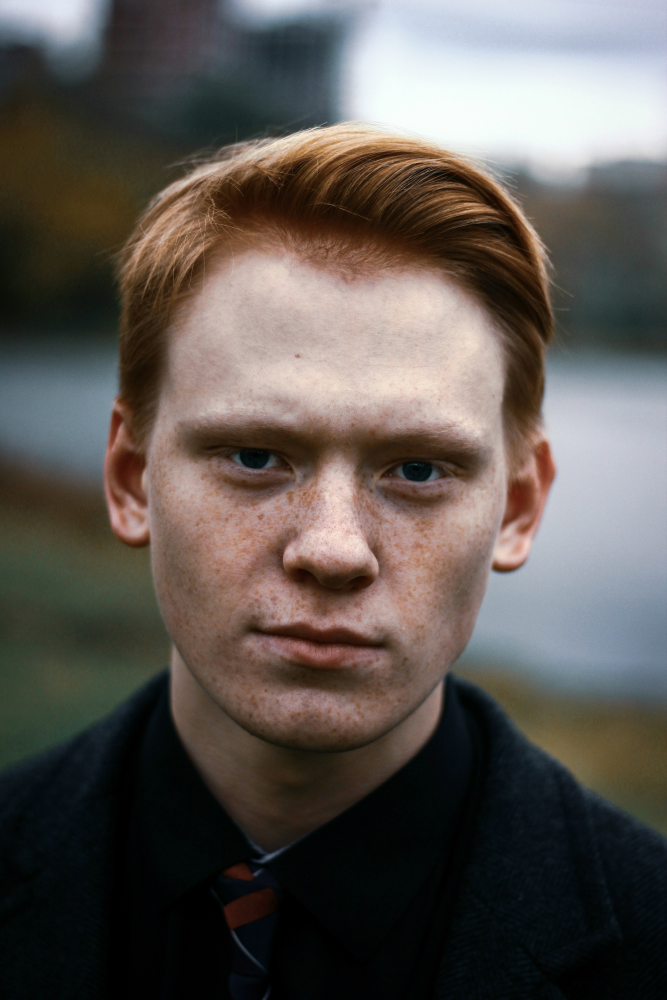
#> input picture face_detection/input_image.jpg, 2667 x 4000 px, given in place of the camera (shown at 1/4 size)
$ python collect_faces.py --name ..
#> lines starting #> are read from the running program, lines starting #| are printed output that depends on the picture
#!/usr/bin/env python3
"""Collect face samples from webcam for a given person label.

Usage:
    python collect_faces.py --name "alice" --samples 40

This will create dataset/alice/ with captured grayscale face images.
"""
import argparse
import os
from pathlib import Path
import cv2


def main(name: str, samples: int, out_dir: str, camera: int):
#> called with name = '..', samples = 40, out_dir = 'dataset', camera = 0
    out_path = Path(out_dir) / name
    out_path.mkdir(parents=True, exist_ok=True)

    cascade_path = cv2.data.haarcascades + "haarcascade_frontalface_default.xml"
    face_cascade = cv2.CascadeClassifier(cascade_path)

    cap = cv2.VideoCapture(camera)
    if not cap.isOpened():
        print(f"Cannot open camera index {camera}")
        return

    count = len(list(out_path.glob("*.jpg")))
    print(f"Starting capture for '{name}'. Existing samples: {count}")
    print("Press 'q' to quit early")

    while count < samples:
        ret, frame = cap.read()
#> frame is the input picture: shape (4000, 2667, 3); mean B, G, R 82.4, 87.2, 93.2
        if not ret:
            print("Failed to read from camera")
            break

        gray = cv2.cvtColor(frame, cv2.COLOR_BGR2GRAY)
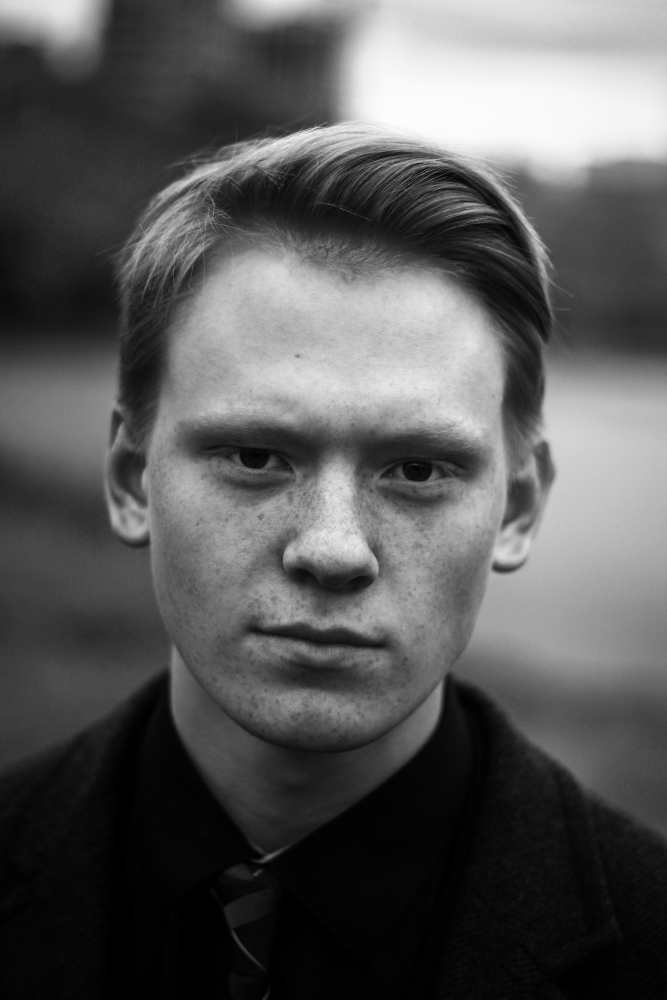
#> gray: shape (4000, 2667) (shown at 1/4 size); min 0, max 255, mean 88.4
        faces = face_cascade.detectMultiScale(gray, scaleFactor=1.1, minNeighbors=5, minSize=(80, 80))
#> faces = [[408, 1152, 1845, 1845]]

        for (x, y, w, h) in faces:
            face_img = gray[y : y + h, x : x + w]
            face_resized = cv2.resize(face_img, (200, 200))
            filename = out_path / f"{count:04d}.jpg"
            cv2.imwrite(str(filename), face_resized)
            count += 1
            print(f"Saved {filename}")

            # Draw rectangle and show progress
            cv2.rectangle(frame, (x, y), (x + w, y + h), (0, 255, 0), 2)
            cv2.putText(frame, f"{count}/{samples}", (x, y - 10), cv2.FONT_HERSHEY_SIMPLEX, 0.8, (0,255,0), 2)
#> this loop made 1 pass
#> (x, y, w, h, count) on pass 1: (408, 1152, 1845, 1845, 1)
#| Saved dataset/../0000.jpg
#> pass 1, in main, `face_img = gray[y : y + h, x : x + w]`:
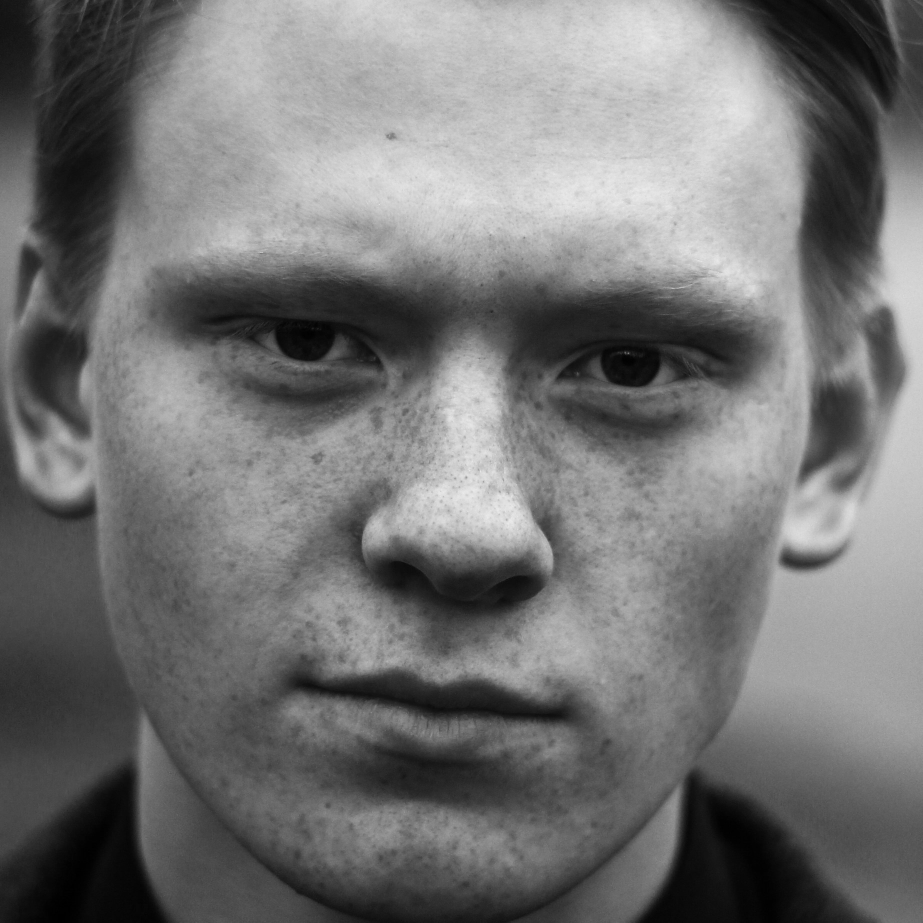
#> face_img: shape (1845, 1845) (shown at 1/2 size); min 0, max 246, mean 116.3
#> pass 1, in main, `face_resized = cv2.resize(face_img, (200, 200))`:
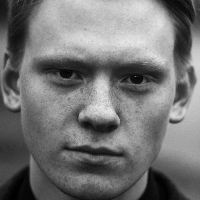
#> face_resized: shape (200, 200); min 0, max 234, mean 116.2
#> after the loop, count = 1

        cv2.imshow("Collect Faces", frame)
        if cv2.waitKey(1) & 0xFF == ord("q"):
#> (key q is pressed here)
            break

    cap.release()
    cv2.destroyAllWindows()
    print(f"Finished. Collected {count} samples for '{name}' in {out_path}")
#| Finished. Collected 1 samples for '..' in dataset/..


if __name__ == "__main__":
    parser = argparse.ArgumentParser(description="Collect face samples for a person label")
    parser.add_argument("--name", required=True, help="Label/name for the person (used as folder name)")
    parser.add_argument("--samples", type=int, default=40, help="Number of samples to capture (default 40)")
    parser.add_argument("--out", default="dataset", help="Output dataset directory (default: dataset)")
    parser.add_argument("--camera", type=int, default=0, help="Camera index (default 0)")
    args = parser.parse_args()
    main(args.name, args.samples, args.out, args.camera)
